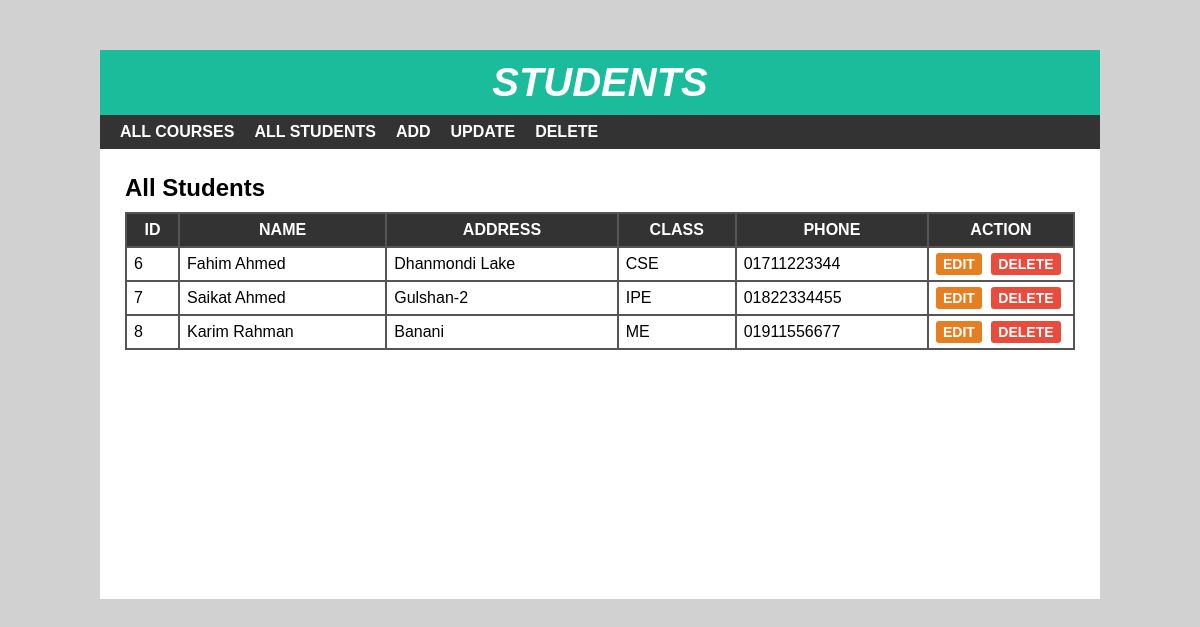
The page /student/student/index.php on the database its author committed.
### tables this page shows
CREATE TABLE `student` (
  `sid` int(10) NOT NULL,
  `sname` varchar(30) NOT NULL,
  `saddress` varchar(100) NOT NULL,
  `sclass` int(10) NOT NULL,
  `sphone` varchar(15) NOT NULL
);

CREATE TABLE `studentclass` (
  `cid` int(10) NOT NULL,
  `cname` varchar(15) NOT NULL
);

### student/student/index.php (the view, shortened to what this page needs)
<?php
include 'header.php';
?>
<div id="main-content">
    <h2>All Students</h2>
    <?php
      $conn=mysqli_connect("localhost","root","","studentinfo") or die("Connection Failed.");
      $sql="SELECT * FROM student JOIN studentclass where student.sclass=studentclass.cid";
      $result=mysqli_query($conn,$sql) or die("Query Unsuccesful");
      if(mysqli_num_rows($result) > 0){
     ?>
    <table cellpadding="7px">
        <thead>
        <th>Id</th>
        <th>Name</th>
        <th>Address</th>
        <th>Class</th>
        <th>Phone</th>
        <th>Action</th>
        </thead>
        <tbody>
          <?php
            while($row=mysqli_fetch_assoc($result)){
          ?>
            <tr>
                <td><?php echo $row['sid'] ;?></td>
                <td><?php echo $row['sname'] ;?></td>
                <td><?php echo $row['saddress']; ?></td>
                <td><?php echo $row['cname'] ;?></td>
                <td><?php echo $row['sphone'] ;?></td>
                <td>
                    <a href='edit.php?id=<?php echo $row['sid'];?>'>Edit</a>
                    <a href='delete-inline.php?id=<?php echo $row['sid']; ?>'>Delete</a>
                </td>
            </tr>
            <?php
              }
            ?>
        </tbody>
    </table>
    <?php
      }else {
        echo "<h2>No records found.</h2>";
      }
    ?>
</div>
</div>
</body>
</html>

### student/student/header.php (shortened to what this page needs)
<!DOCTYPE html>
<html lang="en">
<head>
  <link rel="stylesheet" href="css/style.css">
</head>
<body>
    <div id="wrapper">
        <div id="header">
            <h1>Students</h1>
        </div>
        <div id="menu">
            <ul>
                <li>
                  <a href="../course">All Courses</a>
                </li>
                <li>
                    <a href="index.php">All Students</a>
                </li>
                <li>
                    <a href="add.php">Add</a>
                </li>
                <li>
                    <a href="update.php">Update</a>
                </li>
                <li>
                    <a href="delete.php">Delete</a>
                </li>
            </ul>
        </div>

### student/student/css/style.css (style rules this page uses)
body { font:16px arial; margin: 0; padding: 0; background: #d1d1d1; }
#wrapper { width: 1000px; margin: 50px auto 0; background-color: #fff; }
#header { text-align: center; background-color: #1abc9c; padding: 10px; }
#header h1 { color: #fff; font-size: 40px; font-style: italic; font-weight: 700; text-transform: uppercase; margin: 0; }
#menu { background-color: #333; }
#menu ul { font-size: 0; padding: 0 10px; margin: 0; list-style: none; }
#menu ul li { display: inline-block; }
#menu ul li a { color: #fff; font-size: 16px; font-weight: 600; padding: 8px 10px; display: block; text-decoration: none; text-transform: uppercase; transition: all 0.3s ease; }
#main-content { padding: 25px; min-height: 400px; }
#main-content h2 { margin: 0 0 10px; text-transform: capitalize; }
#main-content table { width: 100%; background-color: #555; margin: 0 0 20px; }
#main-content table th { color: #fff; background-color: #333; text-transform: uppercase; }
#main-content table th:last-child { width: 130px; }
#main-content table td { background-color: #fff; }
#main-content table td a { font-size: 14px; font-weight: 600; text-transform: uppercase; padding: 3px 7px; color: #fff; background-color: #e67e22; text-decoration: none; border-radius: 3px; }
#main-content table td a:nth-child(2) { background-color: #e74c3c; margin: 0 0 0 5px; }

### rows shown on the page
student: sid "6", sname "Fahim Ahmed", saddress "Dhanmondi Lake", studentclass.cname "CSE", sphone "01711223344"
student: sid "7", sname "Saikat Ahmed", saddress "Gulshan-2", studentclass.cname "IPE", sphone "01822334455"
student: sid "8", sname "Karim Rahman", saddress "Banani", studentclass.cname "ME", sphone "01911556677"
